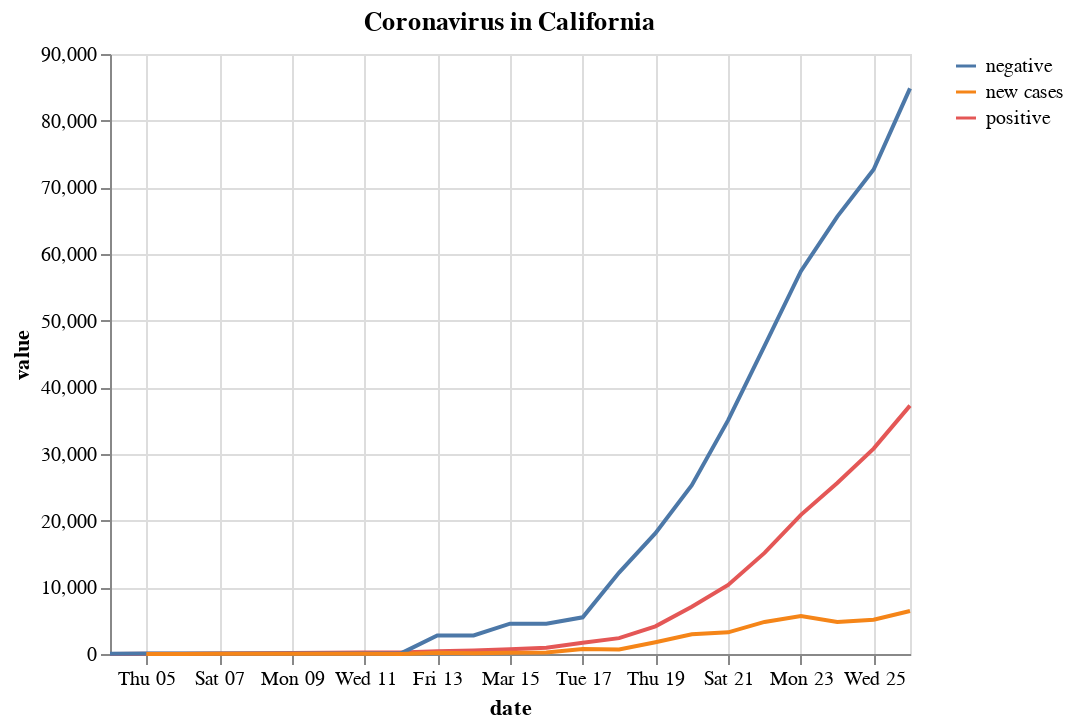

The cell this chart's notebook holds for it:
### Code cell
alt.Chart(melted).mark_line().encode(
    x='date',
    y='value',
    color=alt.Color('variable', legend=alt.Legend(title=""))
).properties(
    title='Coronavirus in California'
)

### Figure 1 — Vega-Lite specification as saved in the notebook (floating-point values rounded to 4 significant figures)
{"$schema": "https://vega.github.io/schema/vega-lite/v3.4.0.json", "config": {"mark": {"tooltip": null}, "view": {"height": 300, "width": 400}}, "data": {"name": "data-dcb8941c7533015306210016470827c4"}, "datasets": {"data-dcb8941c7533015306210016470827c4": [{"date": "2020-03-04T00:00:00", "value": 6, "variable": "positive"}, {"date": "2020-03-05T00:00:00", "value": 22, "variable": "positive"}, {"date": "2020-03-06T00:00:00", "value": 33, "variable": "positive"}, {"date": "2020-03-07T00:00:00", "value": 76, "variable": "positive"}, {"date": "2020-03-08T00:00:00", "value": 105, "variable": "positive"}, {"date": "2020-03-09T00:00:00", "value": 142, "variable": "positive"}, {"date": "2020-03-10T00:00:00", "value": 173, "variable": "positive"}, {"date": "2020-03-11T00:00:00", "value": 216, "variable": "positive"}, {"date": "2020-03-12T00:00:00", "value": 216, "variable": "positive"}, {"date": "2020-03-13T00:00:00", "value": 421, "variable": "positive"}, {"date": "2020-03-14T00:00:00", "value": 524, "variable": "positive"}, {"date": "2020-03-15T00:00:00", "value": 729, "variable": "positive"}, {"date": "2020-03-16T00:00:00", "value": 950, "variable": "positive"}, {"date": "2020-03-17T00:00:00", "value": 1700, "variable": "positive"}, {"date": "2020-03-18T00:00:00", "value": 2382, "variable": "positive"}, {"date": "2020-03-19T00:00:00", "value": 4152, "variable": "positive"}, {"date": "2020-03-20T00:00:00", "value": 7102, "variable": "positive"}, {"date": "2020-03-21T00:00:00", "value": 10356, "variable": "positive"}, {"date": "2020-03-22T00:00:00", "value": 15168, "variable": "positive"}, {"date": "2020-03-23T00:00:00", "value": 20875, "variable": "positive"}, {"date": "2020-03-24T00:00:00", "value": 25665, "variable": "positive"}, {"date": "2020-03-25T00:00:00", "value": 30811, "variable": "positive"}, {"date": "2020-03-26T00:00:00", "value": 37258, "variable": "positive"}, {"date": "2020-03-04T00:00:00", "value": 48, "variable": "negative"}, {"date": "2020-03-05T00:00:00", "value": 76, "variable": "negative"}, {"date": "2020-03-06T00:00:00", "value": 92, "variable": "negative"}, {"date": "2020-03-07T00:00:00", "value": 92, "variable": "negative"}, {"date": "2020-03-08T00:00:00", "value": 92, "variable": "negative"}, {"date": "2020-03-09T00:00:00", "value": 92, "variable": "negative"}, {"date": "2020-03-10T00:00:00", "value": 92, "variable": "negative"}, {"date": "2020-03-11T00:00:00", "value": 92, "variable": "negative"}, {"date": "2020-03-12T00:00:00", "value": 92, "variable": "negative"}, {"date": "2020-03-13T00:00:00", "value": 2779, "variable": "negative"}, {"date": "2020-03-14T00:00:00", "value": 2779, "variable": "negative"}, {"date": "2020-03-15T00:00:00", "value": 4543, "variable": "negative"}, {"date": "2020-03-16T00:00:00", "value": 4543, "variable": "negative"}, {"date": "2020-03-17T00:00:00", "value": 5506, "variable": "negative"}, {"date": "2020-03-18T00:00:00", "value": 12215, "variable": "negative"}, {"date": "2020-03-19T00:00:00", "value": 18132, "variable": "negative"}, {"date": "2020-03-20T00:00:00", "value": 25325, "variable": "negative"}, {"date": "2020-03-21T00:00:00", "value": 35081, "variable": "negative"}, {"date": "2020-03-22T00:00:00", "value": 46233, "variable": "negative"}, {"date": "2020-03-23T00:00:00", "value": 57414, "variable": "negative"}, {"date": "2020-03-24T00:00:00", "value": 65605, "variable": "negative"}, {"date": "2020-03-25T00:00:00", "value": 72668, "variable": "negative"}, {"date": "2020-03-26T00:00:00", "value": 84846, "variable": "negative"}, {"date": "2020-03-04T00:00:00", "value": null, "variable": "new cases"}, {"date": "2020-03-05T00:00:00", "value": 16, "variable": "new cases"}, {"date": "2020-03-06T00:00:00", "value": 11, "variable": "new cases"}, {"date": "2020-03-07T00:00:00", "value": 43, "variable": "new cases"}, {"date": "2020-03-08T00:00:00", "value": 29, "variable": "new cases"}, {"date": "2020-03-09T00:00:00", "value": 37, "variable": "new cases"}, {"date": "2020-03-10T00:00:00", "value": 31, "variable": "new cases"}, {"date": "2020-03-11T00:00:00", "value": 43, "variable": "new cases"}, {"date": "2020-03-12T00:00:00", "value": 0, "variable": "new cases"}, {"date": "2020-03-13T00:00:00", "value": 205, "variable": "new cases"}, {"date": "2020-03-14T00:00:00", "value": 103, "variable": "new cases"}, {"date": "2020-03-15T00:00:00", "value": 205, "variable": "new cases"}, {"date": "2020-03-16T00:00:00", "value": 221, "variable": "new cases"}, {"date": "2020-03-17T00:00:00", "value": 750, "variable": "new cases"}, {"date": "2020-03-18T00:00:00", "value": 682, "variable": "new cases"}, {"date": "2020-03-19T00:00:00", "value": 1770, "variable": "new cases"}, {"date": "2020-03-20T00:00:00", "value": 2950, "variable": "new cases"}, {"date": "2020-03-21T00:00:00", "value": 3254, "variable": "new cases"}, {"date": "2020-03-22T00:00:00", "value": 4812, "variable": "new cases"}, {"date": "2020-03-23T00:00:00", "value": 5707, "variable": "new cases"}, {"date": "2020-03-24T00:00:00", "value": 4790, "variable": "new cases"}, {"date": "2020-03-25T00:00:00", "value": 5146, "variable": "new cases"}, {"date": "2020-03-26T00:00:00", "value": 6447, "variable": "new cases"}]}, "encoding": {"color": {"field": "variable", "legend": {"title": ""}, "type": "nominal"}, "x": {"field": "date", "type": "temporal"}, "y": {"field": "value", "type": "quantitative"}}, "mark": "line", "title": "Coronavirus in California"}
